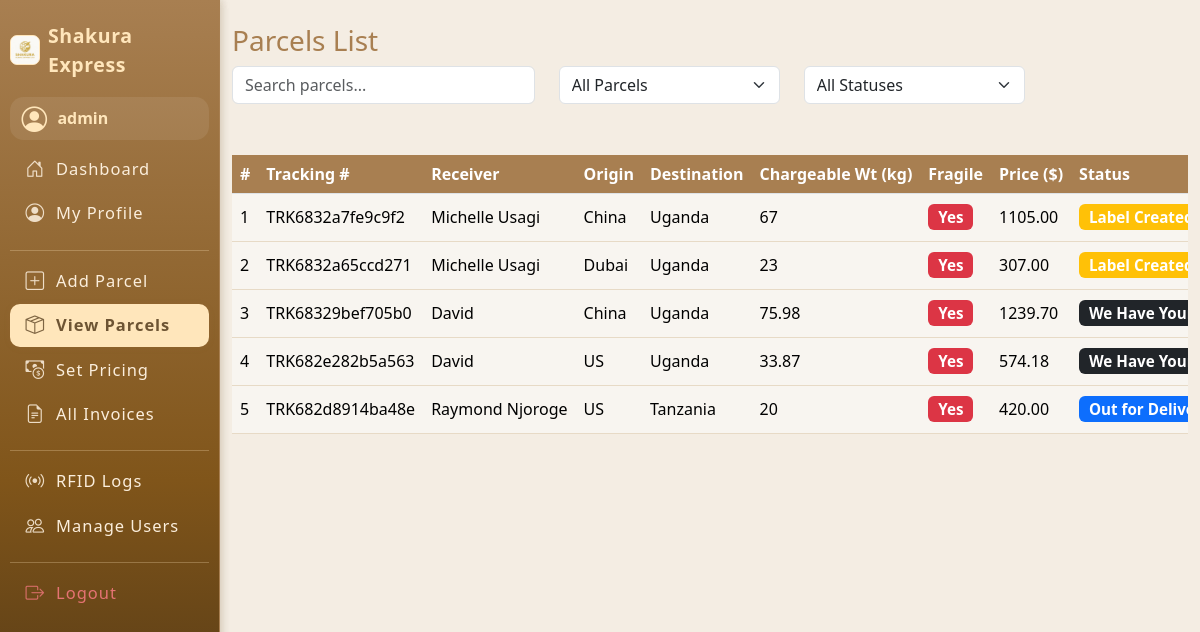
/parcels/view_parcel.php (signed in), run on the app's committed database.
### tables this page shows
CREATE TABLE `users` (
  `id` int(11) NOT NULL AUTO_INCREMENT,
  `username` varchar(50) NOT NULL,
  `password` varchar(255) NOT NULL,
  `email` varchar(100) NOT NULL,
  `role` enum('admin','staff','customer') NOT NULL,
  `full_name` varchar(100) NOT NULL,
  `phone` varchar(20) DEFAULT NULL,
  `created_at` datetime DEFAULT current_timestamp(),
  `address_line1` varchar(255) DEFAULT NULL,
  `address_line2` varchar(255) DEFAULT NULL,
  `city` varchar(100) DEFAULT NULL,
  `country` varchar(100) DEFAULT NULL,
  `zip_code` varchar(20) DEFAULT NULL,
  PRIMARY KEY (`id`),
  UNIQUE KEY `username` (`username`)
);

CREATE TABLE `parcels` (
  `id` int(11) NOT NULL AUTO_INCREMENT,
  `tracking_number` varchar(30) NOT NULL,
  `sender_id` int(11) DEFAULT NULL,
  `receiver_name` varchar(100) DEFAULT NULL,
  `receiver_phone` varchar(20) DEFAULT NULL,
  `dispatch_origin` enum('Europe','US','UK','China','Dubai') NOT NULL,
  `delivery_country` enum('Kenya','Uganda','Tanzania') NOT NULL,
  `actual_weight` float NOT NULL,
  `length_cm` float NOT NULL,
  `width_cm` float NOT NULL,
  `height_cm` float NOT NULL,
  `volumetric_weight` float NOT NULL,
  `chargeable_weight` float NOT NULL,
  `fragile` enum('Yes','No') DEFAULT 'No',
  `price_per_kg` float NOT NULL,
  `price` decimal(10,2) NOT NULL,
  `assigned_staff` int(11) DEFAULT NULL,
  `status` enum('Label Created','We Have Your Package','On the Way','Out for Delivery','Delivered') NOT NULL DEFAULT 'Label Created',
  `created_at` datetime DEFAULT current_timestamp(),
  `delivered_at` datetime DEFAULT NULL,
  PRIMARY KEY (`id`),
  UNIQUE KEY `tracking_number` (`tracking_number`),
  KEY `sender_id` (`sender_id`),
  KEY `assigned_staff` (`assigned_staff`),
  CONSTRAINT `parcels_ibfk_1` FOREIGN KEY (`sender_id`) REFERENCES `users` (`id`) ON DELETE SET NULL,
  CONSTRAINT `parcels_ibfk_2` FOREIGN KEY (`assigned_staff`) REFERENCES `users` (`id`) ON DELETE SET NULL
);

### parcels/view_parcel.php (the view, shortened to what this page needs)
<?php
include '../includes/db.php';
include '../includes/sidebar.php';
$role = $_SESSION['role'];
$user_id = $_SESSION['user_id'];
$assigned_filter = '';
if ($role == 'admin') {
    $parcels = $conn->query("SELECT * FROM parcels $assigned_filter ORDER BY created_at DESC");
} elseif ($role == 'staff') {
    $parcels = $conn->query("SELECT * FROM parcels WHERE assigned_staff='$user_id'");
} else {
    $parcels = $conn->query("SELECT * FROM parcels WHERE sender_id='$user_id'");
    $user_info = $conn->query("SELECT full_name, username FROM users WHERE id='$user_id'")->fetch_assoc();
    $customer_display_name = $user_info ? htmlspecialchars($user_info['full_name'] ?? $user_info['username']) : '';
}
?>
<!DOCTYPE html>
<html lang="en">
<head>
    <link rel="stylesheet" href="/assets/css/style.css">
    <link rel="stylesheet" href="https://cdn.jsdelivr.net/npm/bootstrap@5.3.3/dist/css/bootstrap.min.css">
</head>
<body>
<div class="d-flex">
    <?php include '../includes/sidebar.php'; ?>
    <div class="container py-4">
        <h3 style="color:#a87f51;">Parcels List</h3>
        <div class="row mb-3">
            <div class="col-md-4 search-bar">
                <input type="text" id="searchInput" class="form-control" placeholder="Search parcels...">
            </div>
            <?php if ($role == 'admin'): ?>
            <div class="col-md-3 filter-bar">
                <form method="get" id="assignedFilterForm">
                    <select id="assignedFilter" name="assigned" class="form-select" onchange="document.getElementById('assignedFilterForm').submit();">
                        <option value="">All Parcels</option>
                    </select>
                </form>
            </div>
            <?php endif; ?>
            <div class="col-md-3 filter-bar">
                <select id="statusFilter" class="form-select">
                    <option value="">All Statuses</option>
                </select>
            </div>
        </div>
        <div class="table-responsive">
        <table class="table table-brown table-hover align-middle nowrap" id="parcelTable">
            <thead>
                <tr>
                    <th>#</th>
                    <th>Tracking #</th>
                    <th>Receiver</th>
                    <th>Origin</th>
                    <th>Destination</th>
                    <th>Chargeable Wt (kg)</th>
                    <th>Fragile</th>
                    <th>Price ($)</th>
                    <th>Status</th>
                </tr>
            </thead>
            <tbody>
                <?php
                $rownum = 1;
                while($p = $parcels->fetch_assoc()):
                ?>
                <tr>
                    <td><?= $rownum++; ?></td>
                    <td><?= htmlspecialchars($p['tracking_number']) ?></td>
                    <td><?= htmlspecialchars($p['receiver_name']) ?></td>
                    <td><?= htmlspecialchars($p['dispatch_origin']) ?></td>
                    <td><?= htmlspecialchars($p['delivery_country']) ?></td>
                    <td><?= htmlspecialchars($p['chargeable_weight']) ?></td>
                   <td>
    <?php
        if ($p['fragile'] == 1 || strtolower($p['fragile']) === 'yes') {
            echo '<span class="badge bg-danger parcel-badge">Yes</span>';
        } else {
            echo '<span class="badge bg-secondary parcel-badge">No</span>';
        }
    ?>
</td>
                    <td><?= htmlspecialchars($p['price']) ?></td>
                    <td>
                        <?php
                            $badge = 'secondary';
                            if ($p['status'] == 'Delivered') $badge = 'success';
                            elseif ($p['status'] == 'Label Created') $badge = 'warning';
                            elseif ($p['status'] == 'On the Way') $badge = 'info';
                            elseif ($p['status'] == 'Out for Delivery') $badge = 'primary';
                            elseif ($p['status'] == 'We Have Your Package') $badge = 'dark';
                        ?>
                        <span class="badge bg-<?= $badge ?> parcel-badge"><?= htmlspecialchars($p['status']) ?></span>
                    </td>
                </tr>
                <?php endwhile; ?>
            </tbody>
        </table>
        </div>
    </div>
</div>
</body>
</html>

### includes/sidebar.php (shortened to what this page needs)
<?php
$role = $_SESSION['role'];
$user_id = $_SESSION['user_id'] ?? null;
require_once '../includes/db.php';
$user_name = '';
if ($user_id) {
    $user_res = $conn->query("SELECT username FROM users WHERE id=$user_id");
    if ($user_res && $user_res->num_rows) {
        $u = $user_res->fetch_assoc();
        $user_name = htmlspecialchars($u['username']);
    }
}
?>
<head>
    <link rel="stylesheet" href="https://cdn.jsdelivr.net/npm/bootstrap-icons@1.11.3/font/bootstrap-icons.min.css">
    <link rel="stylesheet" href="../assets/css/style.css">
</head>
<nav class="sidebar">
    <div class="sidebar-brand">
        <img src="../assets/images/logo.jpeg" width="30" alt="Logo" style="border-radius:7px; background:#fff6eb; border:1.3px solid #ffe6bb;">
        <span>Shakura Express</span>
    </div>
    <div class="user-mini-profile mb-2">
        <i class="bi bi-person-circle"></i>
        <div class="user-details">
            <span><?= $user_name ?: ucfirst($role) ?></span>
        </div>
    </div>
    <ul class="nav flex-column">
        <?php if($role=='admin'): ?>
            <li><a href="../dashboards/admin_dashboard.php" class="nav-link<?=strpos($_SERVER['PHP_SELF'],'admin_dashboard.php')!==false?' active':''?>"><i class="bi bi-house-door"></i> Dashboard</a></li>
            <li><a href="../users/profile.php" class="nav-link<?=strpos($_SERVER['PHP_SELF'],'profile.php')!==false?' active':''?>"><i class="bi bi-person-circle"></i> My Profile</a></li>
            <hr>
            <li><a href="../parcels/add_parcel.php" class="nav-link<?=strpos($_SERVER['PHP_SELF'],'add_parcel.php')!==false?' active':''?>"><i class="bi bi-plus-square"></i> Add Parcel</a></li>
            <li><a href="../parcels/view_parcel.php" class="nav-link<?=strpos($_SERVER['PHP_SELF'],'view_parcel.php')!==false?' active':''?>"><i class="bi bi-box-seam"></i> View Parcels</a></li>
            <li><a href="../pricing/set_pricing.php" class="nav-link<?=strpos($_SERVER['PHP_SELF'],'set_pricing.php')!==false?' active':''?>"><i class="bi bi-cash-coin"></i> Set Pricing</a></li>
            <li><a href="../invoices/view_invoice.php" class="nav-link<?=strpos($_SERVER['PHP_SELF'],'view_invoice.php')!==false?' active':''?>"><i class="bi bi-file-earmark-text"></i> All Invoices</a></li>
            <hr>
            <li><a href="../rfid/logs.php" class="nav-link<?=strpos($_SERVER['PHP_SELF'],'logs.php')!==false?' active':''?>"><i class="bi bi-broadcast"></i> RFID Logs</a></li>
            <li><a href="../users/manage.php" class="nav-link<?=strpos($_SERVER['PHP_SELF'],'manage.php')!==false?' active':''?>"><i class="bi bi-people"></i> Manage Users</a></li>
        <?php endif; ?>
        <hr>
        <li><a href="../auth/logout.php" class="nav-link text-danger"><i class="bi bi-box-arrow-right"></i> Logout</a></li>
    </ul>
</nav>

### assets/css/style.css (style rules this page uses)
body { background-color: #f4ede3; }
.sidebar { min-width: 220px; }
.sidebar .nav-link.active, .sidebar .nav-link:hover { background: #a87f51; }
.table-brown th { background: #a87f51; color: white; }
.table-brown td { background: #f8f5f0; }
.sidebar { position: fixed; top: 0; left: 0; height: 100vh; width: 220px; background: linear-gradient(180deg, #a87f51 0%, #80551a 60%, #4b3415 100%); color: #fff; padding: 1.3rem 0.6rem 1rem 0.6rem; z-index: 1000; border-right: 1px solid #a87f51; box-shadow: 1px 0 9px rgba(108,78,42,0.15); display: flex; flex-direction: column; font-size: 1.01rem; min-height: 0; max-height: 100vh; overflow-y: auto; }
.sidebar-brand { font-size: 1.22rem; font-weight: 700; letter-spacing: .6px; margin-bottom: 1.1rem; color: #ffe6bb; display: flex; align-items:center; gap: 0.52rem; }
.sidebar .user-mini-profile { background: rgba(255,255,255,0.08); border-radius: .85rem; padding: .6rem .75rem .5rem .75rem; margin-bottom: 1.28rem; font-size: .96rem; display: flex; align-items: center; gap: 0.64rem; }
.sidebar .user-mini-profile .bi-person-circle { font-size: 1.6rem; color: #ffe6bb; }
.sidebar .user-mini-profile .user-details span { display: block; color: #ffe6bb; font-weight: 600; margin-bottom: 0; font-size: 1.04em; }
.sidebar .nav { flex: 1 1 auto; margin-bottom: 1.2rem; }
.sidebar .nav-link { color: #fbeedc; margin-bottom: .11rem; padding: .56rem 1rem; font-size: 1.03rem; border-radius: .62rem; display: flex; align-items: center; gap: .68rem; transition: background .14s, color .13s; font-weight: 500; letter-spacing: .06em; }
.sidebar .nav-link.active, .sidebar .nav-link:hover, .sidebar .nav-link:focus { color: #6d5433 !important; background: #ffe6bb !important; font-weight: 600; box-shadow: 0 1px 7px rgba(168,127,81,0.09); }
.sidebar .nav-link .bi { font-size: 1.13em; opacity: 0.88; }
.sidebar .nav-link.text-danger { color: #e57373 !important; }
.sidebar hr { border-color: #ffe6bb; opacity: 0.27; margin: 13px 0 9px 0; }
body { margin-left: 220px !important; }

### parcels/view_parcel.php (style rules this page uses)
.table-brown thead { background: #a87f51; color: #fff; }
.table-brown tbody tr { border-bottom: 1.5px solid #e7dac6; }
.search-bar, .filter-bar { margin-bottom: 1.2em; }
.parcel-badge { font-size:0.95em; }
.nowrap, .nowrap th, .nowrap td { white-space: nowrap !important; }

### data on the page
users: username "admin admin"
parcels: tracking_number "TRK6832a7fe9c9f2", receiver_name "Michelle Usagi", dispatch_origin "China", delivery_country "Uganda", chargeable_weight "67", fragile "Yes", price "1105.00", status "Label…"
parcels: tracking_number "TRK6832a65ccd271", receiver_name "Michelle Usagi", dispatch_origin "Dubai", delivery_country "Uganda", chargeable_weight "23", fragile "Yes", price "307.00", status "Label…"
parcels: tracking_number "TRK68329bef705b0", receiver_name "David", dispatch_origin "China", delivery_country "Uganda", chargeable_weight "75.98", fragile "Yes", price "1239.70", status "We Have…"
parcels: tracking_number "TRK682e282b5a563", receiver_name "David", dispatch_origin "US", delivery_country "Uganda", chargeable_weight "33.87", fragile "Yes", price "574.18", status "We Have…"
parcels: tracking_number "TRK682d8914ba48e", receiver_name "Raymond Njoroge", dispatch_origin "US", delivery_country "Tanzania", chargeable_weight "20", fragile "Yes", price "420.00", status "Out for…"
